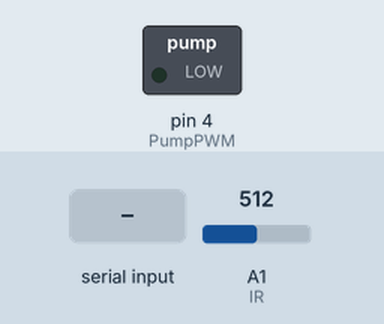
Recording of a sketch running on a simulated Arduino Uno, built with avr-gcc and run on an emulated ATmega328P. Parts: switched loads named in the sketch (green lamp = pin HIGH). The test bench sets the inputs (shaded band); at power-on: A1 (IR) = 512. What the sketch prints to the serial monitor is not drawn.

Above: at 1.2 s.
1.3 s: "200\n" received over Serial
At 2.6 s:
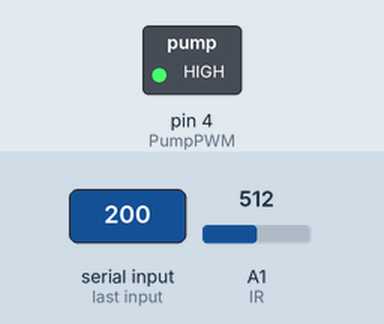
2.9 s: "90,45\n" received over Serial
At 4.3 s:
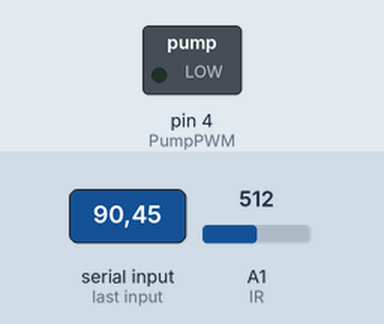
Timing chart, 0 to 5.9 s (numbered marks = the images above; inputs shaded):
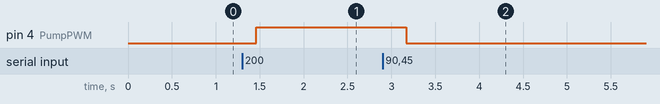

The sketch:

IR.ino
```cpp
int IR = 15;
int PumpPWM = 4;

void setup() {
  // put your setup code here, to run once:
  Serial.begin(9600);
  pinMode(IR, INPUT);
  pinMode(PumpPWM, OUTPUT);
}

void loop()
{
  // put your main code here, to run repeatedly:
  int IRvalue = analogRead(IR);

  Serial.println(IRvalue);
  delay(50);
  static float pwm1 = 0;
  static String SerGet = "";

  if (Serial.available())
  {
  	char temp = char(Serial.read());
  	SerGet += temp;
  	if(temp == '\n')
  	{
      pwm1 = SerGet.toFloat();
  		SerGet = "";
  	}
  }
  //Serial.println(pwm1);
  analogWrite(PumpPWM, pwm1);
}
```

Measured:
- after the input at 1.3 s, pin 4 (PumpPWM): LOW → HIGH after 0.16 s
- after the input at 2.9 s, pin 4 (PumpPWM): HIGH → LOW after 0.27 s
